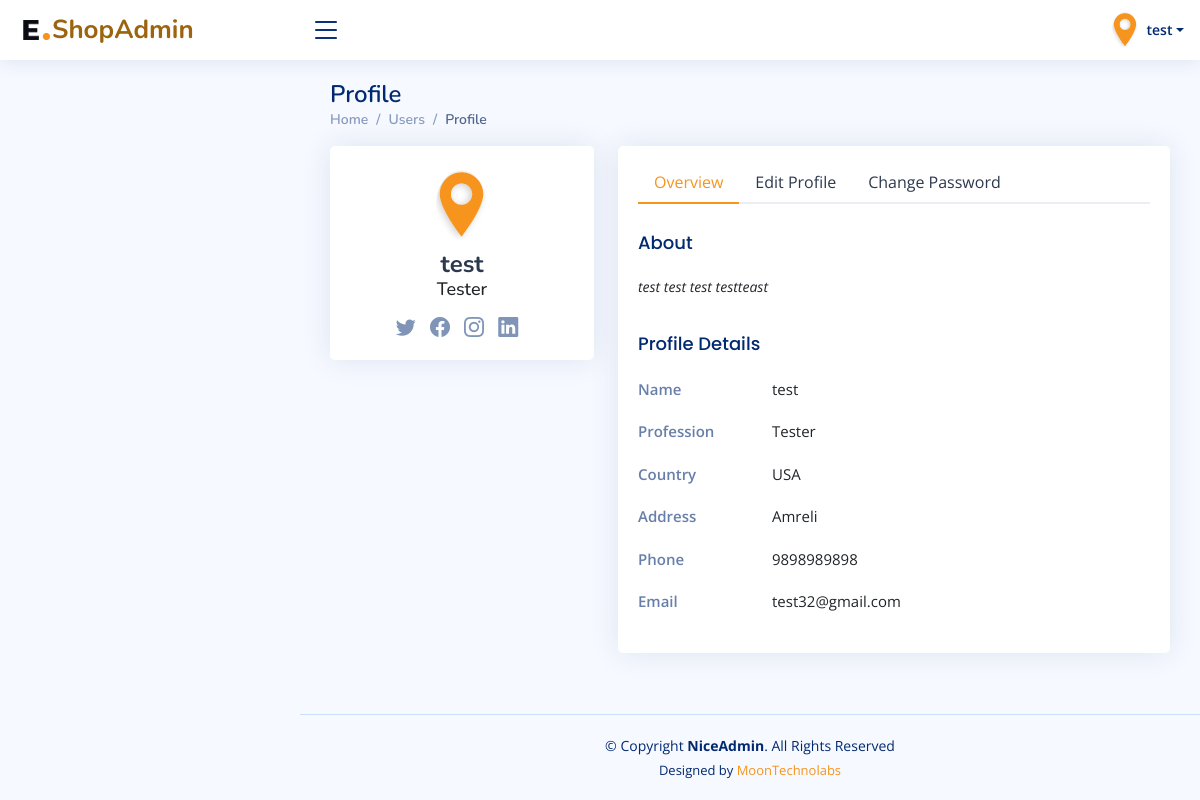
Screenshot of /profile/ (signed in) with the database file from the repository.
### app/models.py (models this page shows, shortened)
class CustomUser(AbstractUser):
    name = models.CharField(max_length=100)
    email = models.EmailField(unique=True)

class UserProfile(models.Model):
    user = models.OneToOneField(settings.AUTH_USER_MODEL, on_delete=models.CASCADE)
    profile_pic = models.ImageField(upload_to='profile_pic/', default = 'profile_pic/userprofile.jpg')
    about = models.TextField(blank=True)
    job_title = models.CharField(max_length=200, blank=True)
    country = models.CharField(max_length=100, blank=True)
    address = models.CharField(max_length=200, blank=True)
    mobile_number = models.CharField(max_length=20, blank=True)

### app/views.py (the view)
# urls.py: path('profile/', views.profilePage, name='profile'),
@login_required(login_url='/login/')
def profilePage(request):
    return render(request,'profile.html')

### templates/profile.html (shortened to what this page needs)
{% extends 'base.html' %}
{% block content %}
<div class="pagetitle">
  <h1>Profile</h1>
  <nav>
    <ol class="breadcrumb">
      <li class="breadcrumb-item"><a href="">Home</a></li>
      <li class="breadcrumb-item">Users</li>
      <li class="breadcrumb-item active">Profile</li>
    </ol>
  </nav>
</div>
<section class="section profile">
  <div class="row">
    <div class="col-xl-4">
      <div class="card">
        <div class="card-body profile-card pt-4 d-flex flex-column align-items-center">
          <img src="{{ request.user.userprofile.profile_pic.url }}" alt="Profile" class="rounded-circle">
          <h2>{{ request.user.username }}</h2>
          <h3>{{request.user.userprofile.job_title}}</h3>
          <div class="social-links mt-2">
            <a href="#" class="twitter"><i class="bi bi-twitter"></i></a>
            <a href="#" class="facebook"><i class="bi bi-facebook"></i></a>
            <a href="#" class="instagram"><i class="bi bi-instagram"></i></a>
            <a href="#" class="linkedin"><i class="bi bi-linkedin"></i></a>
          </div>
        </div>
      </div>
    </div>
    <div class="col-xl-8">
      <div class="card">
        <div class="card-body pt-3">
          <ul class="nav nav-tabs nav-tabs-bordered">
            <li class="nav-item">
              <button class="nav-link active" data-bs-toggle="tab" data-bs-target="#profile-overview">Overview</button>
            </li>
            <li class="nav-item">
              <button class="nav-link" data-bs-toggle="tab" data-bs-target="#profile-edit">Edit Profile</button>
            </li>
           <li class="nav-item">
              <button class="nav-link" data-bs-toggle="tab" data-bs-target="#profile-change-password">Change Password</button>
            </li>
          </ul>
          <div class="tab-content pt-2">
            <div class="tab-pane fade show active profile-overview" id="profile-overview">
              <h5 class="card-title">About</h5>
              <p class="small fst-italic">{% if request.user.userprofile.about %} {{request.user.userprofile.about}} {% else %} - {% endif %} </p>
              <h5 class="card-title">Profile Details</h5>
              <div class="row">
                <div class="col-lg-3 col-md-4 label ">Name</div>
                <div class="col-lg-9 col-md-8">{% if request.user.username %} {{ request.user.username }} {% else %} - {% endif %}</div>
              </div>
              <div class="row">
                <div class="col-lg-3 col-md-4 label">Profession</div>
                <div class="col-lg-9 col-md-8">        {% if request.user.userprofile.job_title %}
                  {{ request.user.userprofile.job_title }}
              {% else %}
                  -
              {% endif %}
      </div>
              </div>
              <div class="row">
                <div class="col-lg-3 col-md-4 label">Country</div>
                <div class="col-lg-9 col-md-8">{% if request.user.userprofile.country %} {{request.user.userprofile.country}}  {% else %} - {% endif %}</div>
              </div>
              <div class="row">
                <div class="col-lg-3 col-md-4 label">Address</div>
                <div class="col-lg-9 col-md-8">{% if request.user.userprofile.address %}{{request.user.userprofile.address}}  {% else %} - {% endif %}</div>
              </div>
              <div class="row">
                <div class="col-lg-3 col-md-4 label">Phone</div>
                <div class="col-lg-9 col-md-8"> {% if request.user.userprofile.mobile_number %} {{request.user.userprofile.mobile_number}}  {% else %} - {% endif %}</div>
              </div>
              <div class="row">
                <div class="col-lg-3 col-md-4 label">Email</div>
                <div class="col-lg-9 col-md-8">{{ request.user.email }}</div>
              </div>
            </div>
          </div>
        </div>
      </div>
    </div>
  </div>
</section>
{% endblock %}

### templates/base.html (shortened to what this page needs)
<!DOCTYPE html>
<html lang="en">
  <head>
    {% load static %}
    {% load custom_tags %}
    <link href="{% static 'assets/vendor/bootstrap/css/bootstrap.min.css' %}" rel="stylesheet">
    <link href="{% static 'assets/vendor/bootstrap-icons/bootstrap-icons.css' %}" rel="stylesheet">
    <link href="{% static 'assets/vendor/boxicons/css/boxicons.min.css' %}" rel="stylesheet">
    <link href="{% static 'assets/vendor/quill/quill.snow.css' %}" rel="stylesheet">
    <link href="{% static 'assets/vendor/quill/quill.bubble.css' %}" rel="stylesheet">
    <link href="{% static 'assets/vendor/remixicon/remixicon.css' %}" rel="stylesheet">
    <link href="{% static 'assets/vendor/simple-datatables/style.css' %}" rel="stylesheet">
    <link rel="stylesheet" type="text/css" href="{% static 'assets/css/style.css' %}">
</head>
<body>
  <header id="header" class="header fixed-top d-flex align-items-center">
    <div class="d-flex align-items-center justify-content-between">
      <a href="{% url 'home' %}" class="logo d-flex align-items-center">
        <img src="{% static '/assets/img/favicon1.png' %}" alt="">
        <span class="d-none d-lg-block">ShopAdmin</span>
      </a>
      <i class="bi bi-list toggle-sidebar-btn"></i>
    </div>
    <nav class="header-nav ms-auto">
      <ul class="d-flex align-items-center">
           <li class="nav-item dropdown pe-3">
          <a class="nav-link nav-profile d-flex align-items-center pe-0" href="#" data-bs-toggle="dropdown">
            <img src="{{ request.user.userprofile.profile_pic.url }}" alt="Profile" class="rounded-circle">
            <span class="d-none d-md-block dropdown-toggle ps-2">{{ request.user.username }}</span>
          </a>
        </li>
      </ul>
    </nav>
  </header>
  <main id="main" class="main">
            {% block content %}{% endblock %}
  </main>
  <footer id="footer" class="footer">
    <div class="copyright">
      &copy; Copyright <strong><span>NiceAdmin</span></strong>. All Rights Reserved
    </div>
    <div class="credits">
      Designed by <a href="https://www.moontechnolabs.com/">MoonTechnolabs</a>
    </div>
  </footer>
</body>
</html>

### static/assets/css/style.css (style rules this page uses)
:root { scroll-behavior: smooth; }
body { font-family: "Open Sans", sans-serif; background: #f6f9ff; color: #444444; }
a { color: #F7941D; text-decoration: none; }
h1, h2, h3, h4, h5, h6 { font-family: "Nunito", sans-serif; }
#main { margin-top: 60px; padding: 20px 30px; transition: all 0.3s; }
.pagetitle { margin-bottom: 10px; }
.pagetitle h1 { font-size: 24px; margin-bottom: 0; font-weight: 600; color: #012970; }
.card { margin-bottom: 30px; border: none; border-radius: 5px; box-shadow: 0px 0 30px rgba(1, 41, 112, 0.1); }
.card-title { padding: 20px 0 15px 0; font-size: 18px; font-weight: 500; color: #012970; font-family: "Poppins", sans-serif; }
.card-body { padding: 0 20px 20px 20px; }
.breadcrumb { font-size: 14px; font-family: "Nunito", sans-serif; color: #899bbd; font-weight: 600; }
.breadcrumb a { color: #899bbd; transition: 0.3s; }
.breadcrumb .breadcrumb-item::before { color: #899bbd; }
.breadcrumb .active { color: #51678f; font-weight: 600; }
.nav-tabs-bordered { border-bottom: 2px solid #ebeef4; }
.nav-tabs-bordered .nav-link { margin-bottom: -2px; border: none; color: #2c384e; }
.nav-tabs-bordered .nav-link.active { background-color: #fff; color: #F7941D; border-bottom: 2px solid #F7941D; }
.logo { line-height: 1; }
@media (min-width: 1200px) { .logo { width: 280px; } }
.logo img { max-height: 35px; }
.logo span { font-size: 26px; font-weight: 700; color: #9c640f; font-family: "Nunito", sans-serif; }
.header { transition: all 0.5s; z-index: 997; height: 60px; box-shadow: 0px 2px 20px rgba(1, 41, 112, 0.1); background-color: #fff; padding-left: 20px; }
.header .toggle-sidebar-btn { font-size: 32px; padding-left: 10px; cursor: pointer; color: #012970; }
.header-nav ul { list-style: none; }
.header-nav>ul { margin: 0; padding: 0; }
.header-nav .nav-profile { color: #012970; }
.header-nav .nav-profile img { max-height: 36px; }
.header-nav .nav-profile span { font-size: 14px; font-weight: 600; }
@media (min-width: 1200px) { #main, #footer { margin-left: 300px; } }
.profile .profile-card img { max-width: 120px; }
.profile .profile-card h2 { font-size: 24px; font-weight: 700; color: #2c384e; margin: 10px 0 0 0; }
.profile .profile-card h3 { font-size: 18px; }
.profile .profile-card .social-links a { font-size: 20px; display: inline-block; color: rgba(1, 41, 112, 0.5); line-height: 0; margin-right: 10px; transition: 0.3s; }
.profile .profile-overview .row { margin-bottom: 20px; font-size: 15px; }
.profile .profile-overview .card-title { color: #012970; }
.profile .profile-overview .label { font-weight: 600; color: rgba(1, 41, 112, 0.6); }
body, html { height: 100%; margin: 0; padding: 0; }
body { display: flex; flex-direction: column; }
#footer { padding: 20px 0; font-size: 14px; border-top: 1px solid #cddfff; text-align: center; transition: all 0.3s; margin-top: auto; }
#footer .copyright, #footer .credits { color: #012970; }
#footer .credits { padding-top: 5px; font-size: 13px; }

### rows the page displays
CustomUser: user.userprofile.profile_pic (picture), user.username "test", user.userprofile.job_title "Tester", user.userprofile.about "test test test testteast", user.userprofile.country "USA", user.userprofile.address "Amreli", user.userprofile.mobile_number "9898989898", user.email "test32@gmail.com"
